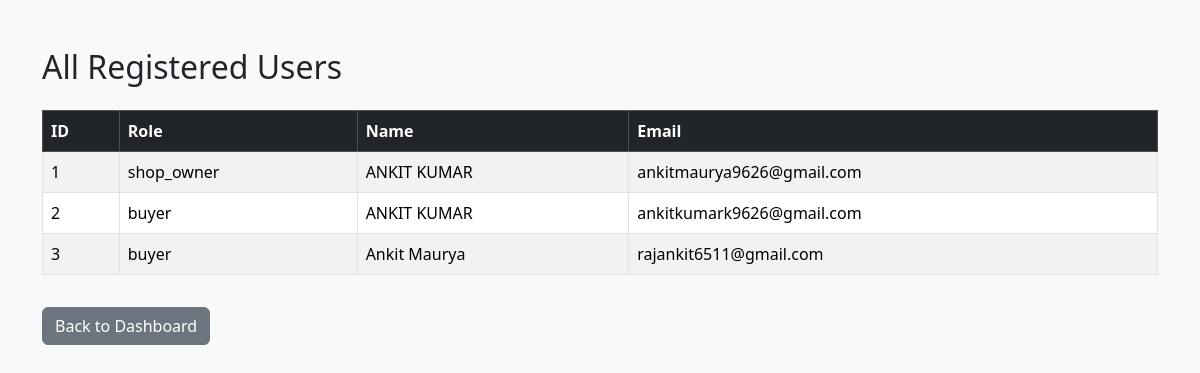
Screenshot of /admin/users with the database file from the repository.
### tables this page shows
CREATE TABLE users (
    id INTEGER PRIMARY KEY AUTOINCREMENT,
    role TEXT NOT NULL,
    name TEXT NOT NULL,
    email TEXT UNIQUE NOT NULL,
    password TEXT NOT NULL
, mobile TEXT, address TEXT);

### app.py (the view)
@app.route('/admin/users')
def view_users():
    conn = get_db_connection()
    users = conn.execute('SELECT * FROM users').fetchall()
    conn.close()
    return render_template('admin_users.html', users=users)

### app.py (called while the page is built)
def get_db_connection():
    conn = sqlite3.connect('artify.db')
    conn.row_factory = sqlite3.Row
    return conn

### templates/admin_users.html (shortened to what this page needs)
<!DOCTYPE html>
<html lang="en">
<head>
  <link href="https://cdn.jsdelivr.net/npm/bootstrap@5.3.3/dist/css/bootstrap.min.css" rel="stylesheet">
</head>
<body class="bg-light">
  <div class="container mt-5">
    <h2 class="mb-4">All Registered Users</h2>
    <table class="table table-bordered table-striped">
      <thead class="table-dark">
        <tr>
          <th>ID</th>
          <th>Role</th>
          <th>Name</th>
          <th>Email</th>
        </tr>
      </thead>
      <tbody>
        {% for user in users %}
        <tr>
          <td>{{ user.id }}</td>
          <td>{{ user.role }}</td>
          <td>{{ user.name }}</td>
          <td>{{ user.email }}</td>
        </tr>
        {% endfor %}
      </tbody>
    </table>
    <a href="{{ url_for('admin_dashboard') }}" class="btn btn-secondary mt-3">Back to Dashboard</a>
  </div>
</body>
</html>

### rows the page displays
users: id "1", role "shop_owner", name "ANKIT KUMAR", email "ankitmaurya9626@gmail.com"
users: id "2", role "buyer", name "ANKIT KUMAR", email "ankitkumark9626@gmail.com"
users: id "3", role "buyer", name "Ankit Maurya", email "rajankit6511@gmail.com"
